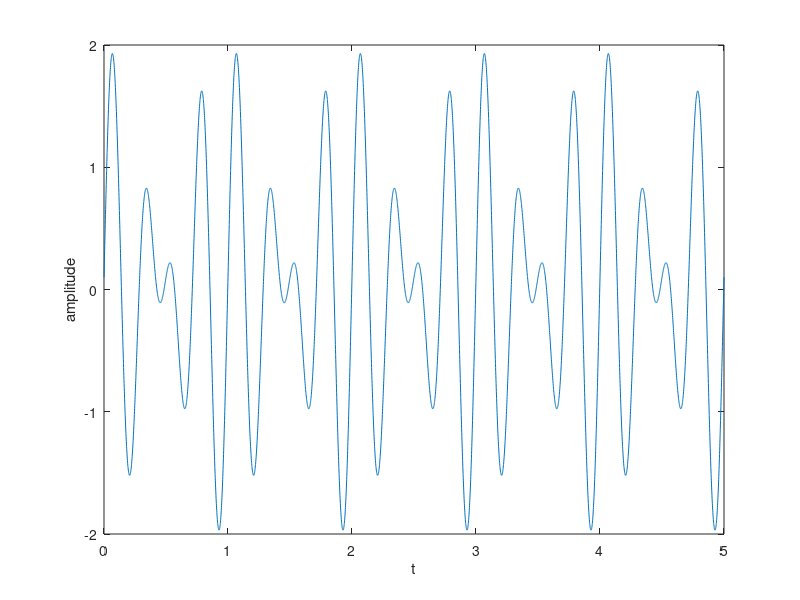

Source code (MATLAB): (Note: this script raises an error after producing the figure.)
clear all

Ta = 0.001;
%%
%a) x(t) = 2sin(4*pi*t)

% Periodo = 1/2 s
% Frequência = 2 Hz
% Máximo = 2

t = 0:Ta:5;

x = 2*sin(4*pi*t);
plot(t,x)
xlabel ('t');
ylabel('amplitude');

%%
%b) y(t) = sin(10*pi*t + pi/2)
% Periodo = 1/5 s
% Frequência = 5 Hz
% Máximo = 2

y = sin(10*pi*t + pi/2);
plot(t,y)
xlabel ('t');
ylabel('amplitude');

%%
%c) z(t) = sin(6*pi*t) + sin(8*pi*t)

% Periodo = 1/12 s
% Frequência = 2 Hz
% Máximo = ??

%mmc de 1/3 e 1/4 = 1/12

z = sin(6*pi*t) + sin(8*pi*t);
plot(t,z)
xlabel ('t');
ylabel('amplitude')

%%
%d) w(t) = sin(6*pi*t) + sin(8*pi*t + 0.1)

% Periodo = 1/12 s
% Frequência = 2 Hz
% Máximo = 2

w = sin(6*pi*t) + sin(8*pi*t + 0.1);
plot(t,w)
xlabel ('t');
ylabel('amplitude')

%%
%e) q(t) = sin(6*pi*t) + sin(7*pi*t) + sin(8*pi*t)

%freq MDC entre 3, 7/2, 4 --> metemos tudo ao msm denominador ficamos com
% 6 , 7, 8 --> 2


%periodo mmc entre 3, 7/2, 4 --> ja ns como puta se faz isto pqp

% Periodo = 1/2 s
% Frequência = 2 Hz
% Máximo = 2

q = sin(6*pi*t) + sin(7*pi*t) + sin(8*pi*t);
Ta = 0.01;
T = 2;

a = ex3(1,Ta, T)

plot(t,q)
xlabel ('t');
ylabel('amplitude')